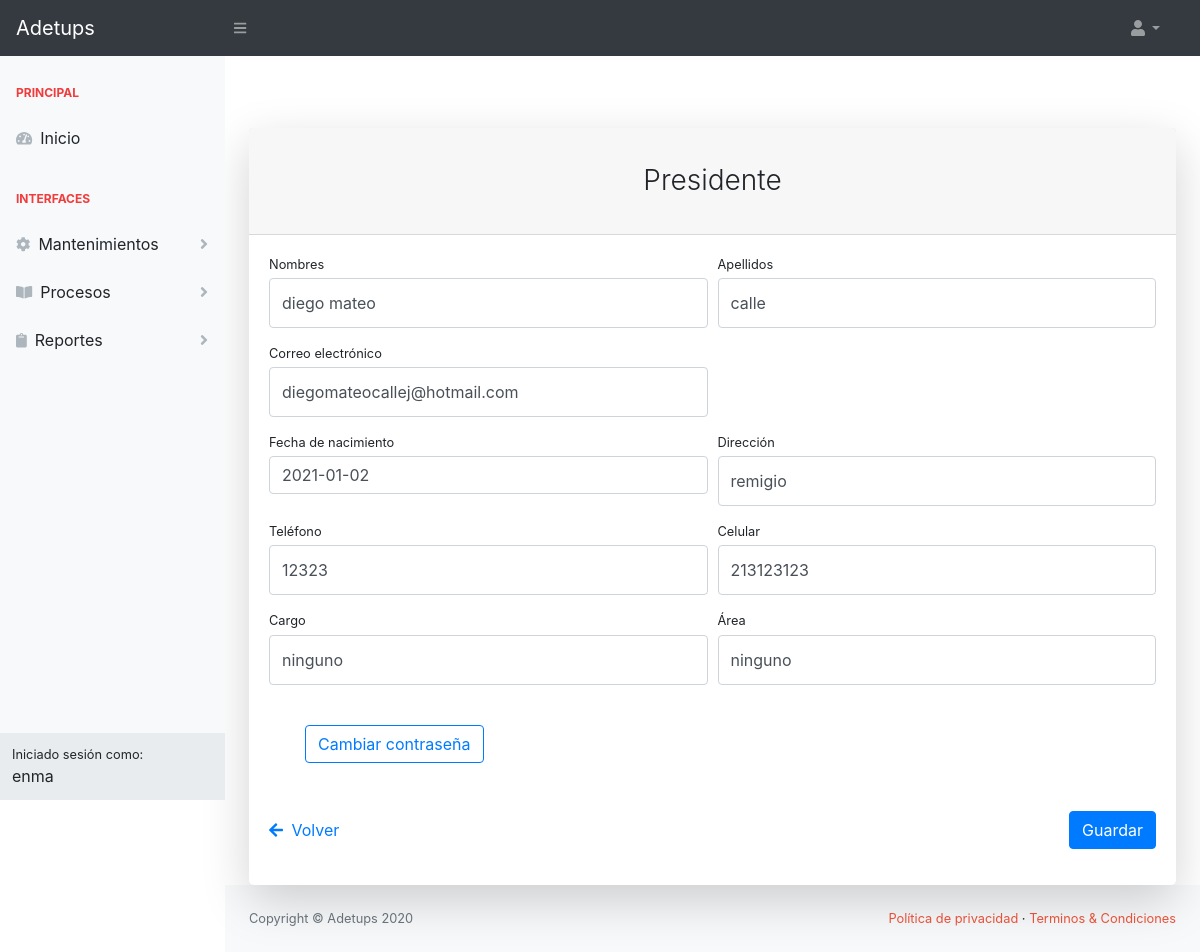
Screenshot of /sistema/presidenteupdate/9/ (signed in) with the database file from the repository.
### sistema/models.py (models this page shows, shortened)
class Usuario(AbstractBaseUser, PermissionsMixin):
    foto = models.ImageField(upload_to='img_perfil', null=True, blank=True, default='img_perfil/default-avatar.jpg')
    nombres = models.CharField(max_length=50, null=True, blank=True)
    date_joined = models.DateTimeField(default=timezone.now, null=True, blank=True)
    apellidos = models.CharField(max_length=50, null=True, blank=True)
    username = models.CharField(max_length=50, null=True, blank=True, unique=True)
    email = models.EmailField(unique=True, null=True, blank=True)
    fecha_nacimiento = models.DateField(null=True, blank=True)
    is_active = models.BooleanField(default=True, null=True, blank=True)
    is_staff = models.BooleanField(default=False, null=True, blank=True)
    tipo = models.CharField(max_length=20, null=True, blank=True)
    USERNAME_FIELD = 'username'
    objects = PersonalizadoBaseUserManager()

class Socio(models.Model):
    usuario = models.ForeignKey(Usuario, on_delete=models.CASCADE)
    direccion = models.CharField(max_length=80, null=True, blank=True)  # Field name made lowercase.
    telefono = models.CharField(max_length=15, null=True, blank=True)  # Field name made lowercase.
    celular = models.CharField(max_length=10, null=True, blank=True)  # Field name made lowercase.
    cargo = models.CharField(max_length=20, null=True, blank=True)  # Field name made lowercase.
    area = models.CharField(max_length=20, null=True, blank=True)  # Field name made lowercase.
    fecha_ingreso = models.DateField(blank=True, null=True)  # Field name made lowercase.
    is_garante = models.BooleanField(default=False, null=True, blank=True)
    rubros = models.ManyToManyField(RubroSocio, blank=True, null=True)

### sistema/views.py (the view, shortened to what this page needs)
# urls.py: path('presidenteupdate/<int:pk>/', PresidenteUpdate.as_view(), name='presidenteupdate'),
class PresidenteUpdate(LoginRequiredMixin, UpdateView):
    model = Usuario
    fields = ['nombres', 'apellidos', 'email', 'fecha_nacimiento']
    template_name = 'sistema/presidente_form.html'
    def get_context_data(self, **kwargs):
        context = super().get_context_data(**kwargs)
        context['socio'] = Socio.objects.get(usuario_id=self.object.id)
        return context

### sistema/templates/sistema/presidente_form.html (shortened to what this page needs)
<{% extends 'sistema/index.html' %}
{% block content %}
    <div class="card shadow-lg border-0 rounded-lg mt-5">
        <div class="card-header"><h3 class="text-center font-weight-light my-4">Presidente</h3></div>
        <div class="card-body">
            <form method="post" id="formularioId">
                <div class="form-row">
                    <div class="col-md-6">
                        <div class="form-group">
                            <label class="small mb-1" for="nombresId">Nombres</label>
                            <input class="form-control py-4" id="nombresId" name="nombres" type="text"
                                   placeholder="Ingrese los nombres" value="{{ usuario.nombres }}" required/>
                        </div>
                    </div>
                    <div class="col-md-6">
                        <div class="form-group">
                            <label class="small mb-1" for="apellidosId">Apellidos</label>
                            <input class="form-control py-4" id="apellidosId" name="apellidos" type="text"
                                   placeholder="Ingrese los apellidos" value="{{ usuario.apellidos }}" required/>
                        </div>
                    </div>
                </div>
                <div class="form-row">
                    <div class="col-md-6">
                        <div class="form-group">
                            <label class="small mb-1" for="emailId">Correo electrónico</label>
                            <input class="form-control py-4" id="emailId" name="email" type="email"
                                   placeholder="Ingrese el correo electrónico" value="{{ usuario.email }}" required/>
                        </div>
                    </div>
                </div>
                <div class="form-row">
                    <div class="col-md-6">
                        <label class="small mb-1" for="fecha_nacimientoId">Fecha de nacimiento</label>
                        <input pattern="(?:19|20)(?:(?:[13579][26]|[02468][048])-(?:(?:0[1-9]|1[0-2])-(?:0[1-9]|1[0-9]|2[0-9])|(?:(?!02)(?:0[1-9]|1[0-2])-(?:30))|(?:(?:0[13578]|1[02])-31))|(?:[0-9]{2}-(?:0[1-9]|1[0-2])-(?:0[1-9]|1[0-9]|2[0-8])|(?:(?!02)(?:0[1-9]|1[0-2])-(?:29|30))|(?:(?:0[13578]|1[02])-31)))"
                               class="form-control form-control-user" name="fecha_nacimiento"
                               id="fecha_nacimientoId" value="{{ usuario.fecha_nacimiento }}"
                               placeholder="aaaa-mm-dd" autocomplete="off"
                               required/>
                    </div>
                    <div class="col-md-6">
                        <div class="form-group">
                            <label class="small mb-1" for="direccionId">Dirección</label>
                            <input class="form-control py-4" id="direccionId" name="direccion" type="text"
                                   placeholder="Ingrese la dirección" value="{{ socio.direccion }}" required/>
                        </div>
                    </div>
                </div>
                <div class="form-row">
                    <div class="col-md-6">
                        <div class="form-group">
                            <label class="small mb-1" for="telefonoId">Teléfono</label>
                            <input class="form-control py-4" id="telefonoId" name="telefono" type="tel"
                                   placeholder="Ingrese el teléfono" value="{{ socio.telefono }}"
                                   onkeypress="return soloNumeros(event)" required/>
                        </div>
                    </div>
                    <div class="col-md-6">
                        <div class="form-group">
                            <label class="small mb-1" for="celularId">Celular</label>
                            <input class="form-control py-4" id="celularId" name="celular" type="tel"
                                   placeholder="Ingrese el celular" value="{{ socio.celular }}"
                                   onkeypress="return soloNumeros(event)" maxlength="10" minlength="10" required/>
                        </div>
                    </div>
                </div>
                <div class="form-row">
                    <div class="col-md-6">
                        <div class="form-group">
                            <label class="small mb-1" for="cargoId">Cargo</label>
                            <input class="form-control py-4" id="cargoId" name="cargo" type="text"
                                   placeholder="Ingrese el cargo" value="{{ socio.cargo }}" required/>
                        </div>
                    </div>
                    <div class="col-md-6">
                        <div class="form-group">
                            <label class="small mb-1" for="areaId">Área</label>
                            <input class="form-control py-4" id="areaId" name="area" type="text"
                                   placeholder="Ingrese el area" value="{{ socio.area }}" required/>
                        </div>
                    </div>
                </div>
                {% if usuario.password is null %}
                    <div class="form-row">
                        <div class="col-md-6">
                            <div class="form-group">
                                <label class="small mb-1" for="passwordId">Contraseña</label>
                                <input class="form-control py-4" id="passwordId" name="password" type="password"
                                       placeholder="Ingrese la contraseña" required/>
                            </div>
                        </div>
                        <div class="col-md-6">
                            <div class="form-group">
                                <label class="small mb-1" for="password2Id">Confirme la ontraseña</label>
                                <input class="form-control py-4" id="password2Id" name="password2" type="password"
                                       placeholder="Ingrese la confirmación de contraseña"
                                       required/>
                            </div>
                        </div>
                    </div>
                {% else %}
                    <div class="col-md-6">
                        <div class="form-group">
                            <button type="button" class="btn btn-outline-primary m-4" data-toggle="modal"
                                    data-target="#exampleModal">Cambiar contraseña
                            </button>
                        </div>
                    </div>
                {% endif %}
                <div class="form-group d-flex align-items-center justify-content-between mt-4 mb-0">
                    <a href="{% url 'sistema:home' %}">
                        Volver
                    </a>
                    <button type="submit" class="btn btn-primary">Guardar</button>
                </div>
            </form>
        </div>
    </div>
{% endblock %}

### sistema/templates/sistema/base.html (shortened to what this page needs)
{% load static %}
<!DOCTYPE html>
<html lang="en">
<head>
    {% block css %}
        <link href="{% static 'css/styles.css' %}" rel="stylesheet"/>
        <link href="https://cdn.datatables.net/1.10.20/css/dataTables.bootstrap4.min.css" rel="stylesheet"
/>
        <link rel="stylesheet"
              href="https://cdn.jsdelivr.net/npm/bootstrap-select@1.13.14/dist/css/bootstrap-select.min.css">
        <link href="{% static 'css/datepicker.css' %}" rel="stylesheet">
        <link rel="stylesheet" href="https://cdn.datatables.net/buttons/1.6.5/css/buttons.dataTables.min.css">
    {% endblock %}
</head>
<body class="sb-nav-fixed">
<nav class="sb-topnav navbar navbar-expand navbar-dark bg-dark">
    <a class="navbar-brand" href="/">Adetups</a>
    <button class="btn btn-link btn-sm order-1 order-lg-0" id="sidebarToggle" href="#"><i class="fas fa-bars"></i>
    </button>
    <ul class="navbar-nav d-none d-md-inline-block form-inline ml-auto mr-0 mr-md-3 my-2 my-md-0">
        <li class="nav-item dropdown">
            <a class="nav-link dropdown-toggle" id="userDropdown" href="#" role="button" data-toggle="dropdown"
               aria-haspopup="true" aria-expanded="false"><i class="fas fa-user fa-fw"></i></a>
        </li>
    </ul>
</nav>
<div id="layoutSidenav">
    <div id="layoutSidenav_nav">
        <nav class="sb-sidenav accordion sb-sidenav-light" id="sidenavAccordion">
            <div class="sb-sidenav-menu">
                <div class="nav">
                    {% block navbar %}
                    {% endblock %}
                </div>
            </div>
            <div class="sb-sidenav-footer">
                <div class="small">Iniciado sesión como:</div>
                {{ request.user.nombres }}
            </div>
        </nav>
    </div>
    <div id="layoutSidenav_content">
        <main>
            <div class="container-fluid">
                {% block content %}
                {% endblock %}
            </div>
        </main>
        <footer class="py-4 bg-light mt-auto">
            <div class="container-fluid">
                <div class="d-flex align-items-center justify-content-between small">
                    <div class="text-muted">Copyright &copy; Adetups 2020</div>
                    <div>
                        <a href="#" class="text-adetups">Política de privacidad</a>
                        &middot;
                        <a href="#" class="text-adetups">Terminos &amp; Condiciones</a>
                    </div>
                </div>
            </div>
        </footer>
    </div>
</div>
</body>
</html>

### rows the page displays
Usuario: user.nombres "enma"
Usuario: nombres "diego mateo", apellidos "calle", email "diegomateocallej@hotmail.com", fecha_nacimiento "2021-01-02"
Socio: direccion "remigio", telefono "12323", celular "213123123", cargo "ninguno", area "ninguno"
